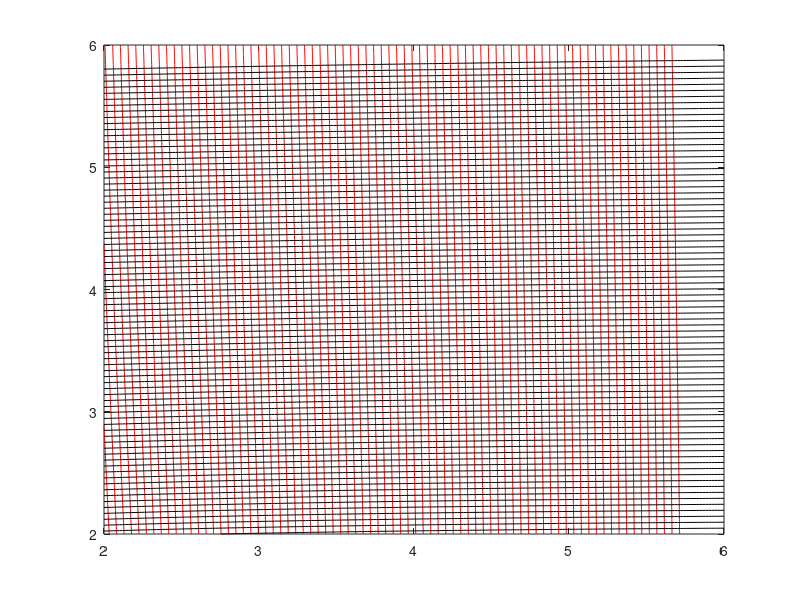
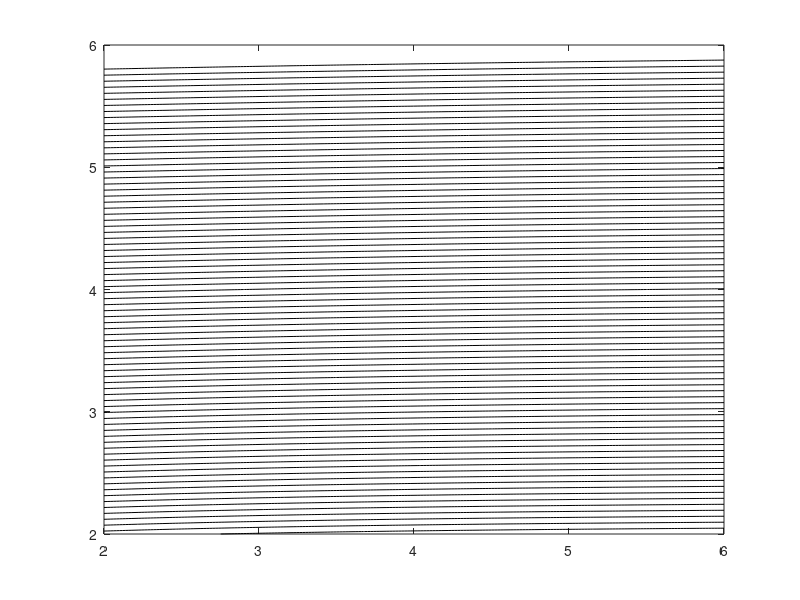
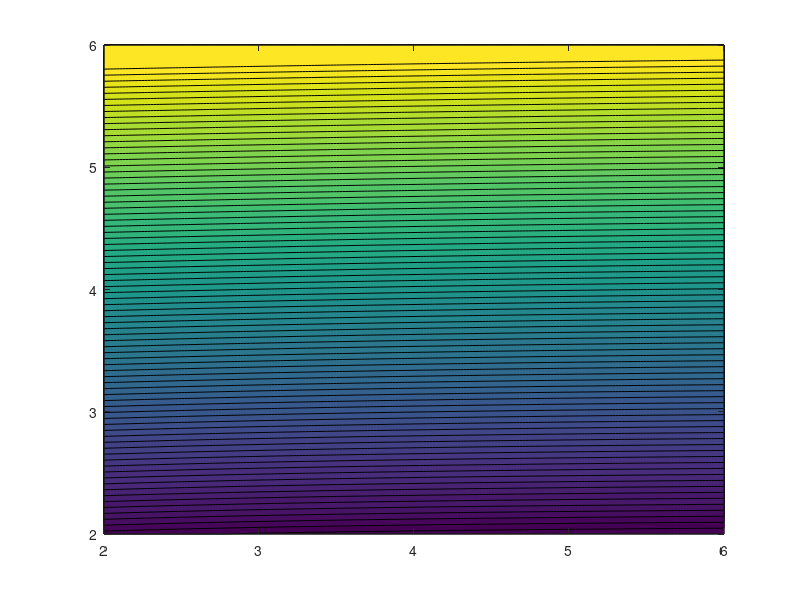

These figures' MATLAB source, in order:
clc
clear all
close all

%a plane source in uniform flow
U = 1;
M = 1; %source strength
%GRID
x = 2:0.02:6;
y = 2:0.02:6;

for m = 1:length(x);
     for n = 1:length(y);
         xx(m,n) = x(m);
         yy(m,n) = y(n);
         % velocity potential function
         phi_source(m,n) = U*x(m)+(M/(4*pi))*log(x(m)^2+y(n)^2);
         %stream function
         psi_source(m,n) = U*y(n)+(M/(2*pi))*atan(y(n)/x(m));
     end
end
%plotting syntax

figure(1)
%psi-phi mesh
%equipotential lines
contour(xx,yy,phi_source,[2:0.05:6],'r')
hold on
%streamlines
contour(xx,yy,psi_source,[2:0.05:6],'k')

figure(2)
%streamlines
contour(xx,yy,psi_source,[2:0.05:6],'k')
         
figure(3)
%stream surfaces
contourf(xx,yy,psi_source,[2:0.05:6])

